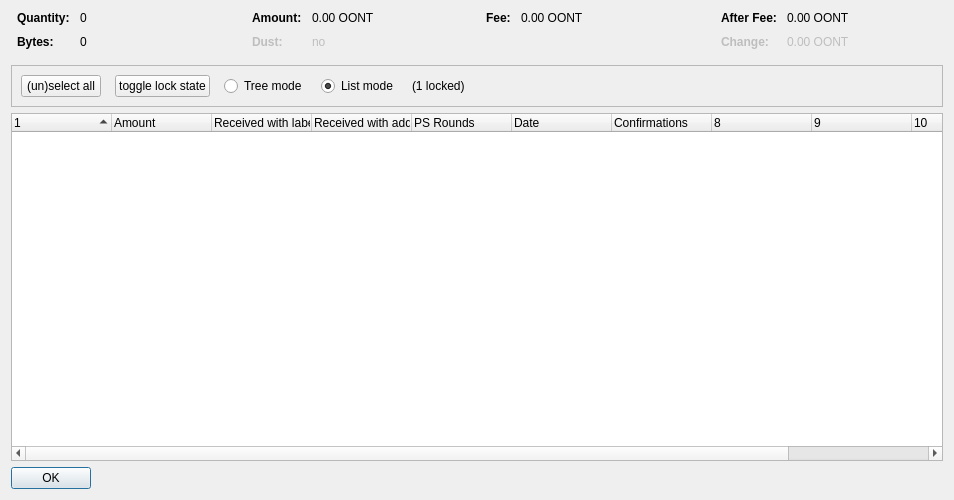
<?xml version="1.0" encoding="UTF-8"?>
<ui version="4.0">
 <class>CoinControlDialog</class>
 <widget class="QDialog" name="CoinControlDialog">
  <property name="geometry">
   <rect>
    <x>0</x>
    <y>0</y>
    <width>954</width>
    <height>500</height>
   </rect>
  </property>
  <property name="windowTitle">
   <string>Coin Selection</string>
  </property>
  <layout class="QVBoxLayout" name="verticalLayout">
   <item>
    <layout class="QHBoxLayout" name="horizontalLayoutTop" stretch="0,0,0,0">
     <property name="topMargin">
      <number>0</number>
     </property>
     <property name="bottomMargin">
      <number>10</number>
     </property>
     <item>
      <layout class="QFormLayout" name="formLayoutCoinControl1">
       <property name="horizontalSpacing">
        <number>10</number>
       </property>
       <property name="verticalSpacing">
        <number>10</number>
       </property>
       <property name="leftMargin">
        <number>6</number>
       </property>
       <property name="rightMargin">
        <number>6</number>
       </property>
       <item row="0" column="0">
        <widget class="QLabel" name="labelCoinControlQuantityText">
         <property name="font">
          <font>
           <weight>75</weight>
           <bold>true</bold>
          </font>
         </property>
         <property name="text">
          <string>Quantity:</string>
         </property>
        </widget>
       </item>
       <item row="0" column="1">
        <widget class="QLabel" name="labelCoinControlQuantity">
         <property name="cursor">
          <cursorShape>IBeamCursor</cursorShape>
         </property>
         <property name="contextMenuPolicy">
          <enum>Qt::ActionsContextMenu</enum>
         </property>
         <property name="text">
          <string notr="true">0</string>
         </property>
         <property name="textInteractionFlags">
          <set>Qt::LinksAccessibleByMouse|Qt::TextSelectableByKeyboard|Qt::TextSelectableByMouse</set>
         </property>
        </widget>
       </item>
       <item row="1" column="0">
        <widget class="QLabel" name="labelCoinControlBytesText">
         <property name="font">
          <font>
           <weight>75</weight>
           <bold>true</bold>
          </font>
         </property>
         <property name="text">
          <string>Bytes:</string>
         </property>
        </widget>
       </item>
       <item row="1" column="1">
        <widget class="QLabel" name="labelCoinControlBytes">
         <property name="cursor">
          <cursorShape>IBeamCursor</cursorShape>
         </property>
         <property name="contextMenuPolicy">
          <enum>Qt::ActionsContextMenu</enum>
         </property>
         <property name="text">
          <string notr="true">0</string>
         </property>
         <property name="textInteractionFlags">
          <set>Qt::LinksAccessibleByMouse|Qt::TextSelectableByKeyboard|Qt::TextSelectableByMouse</set>
         </property>
        </widget>
       </item>
      </layout>
     </item>
     <item>
      <layout class="QFormLayout" name="formLayoutCoinControl2">
       <property name="horizontalSpacing">
        <number>10</number>
       </property>
       <property name="verticalSpacing">
        <number>10</number>
       </property>
       <property name="leftMargin">
        <number>6</number>
       </property>
       <property name="rightMargin">
        <number>6</number>
       </property>
       <item row="0" column="0">
        <widget class="QLabel" name="labelCoinControlAmountText">
         <property name="font">
          <font>
           <weight>75</weight>
           <bold>true</bold>
          </font>
         </property>
         <property name="text">
          <string>Amount:</string>
         </property>
        </widget>
       </item>
       <item row="0" column="1">
        <widget class="QLabel" name="labelCoinControlAmount">
         <property name="cursor">
          <cursorShape>IBeamCursor</cursorShape>
         </property>
         <property name="contextMenuPolicy">
          <enum>Qt::ActionsContextMenu</enum>
         </property>
         <property name="text">
          <string notr="true">0.00 OONT</string>
         </property>
         <property name="textInteractionFlags">
          <set>Qt::LinksAccessibleByMouse|Qt::TextSelectableByKeyboard|Qt::TextSelectableByMouse</set>
         </property>
        </widget>
       </item>
       <item row="1" column="0">
        <widget class="QLabel" name="labelCoinControlLowOutputText">
         <property name="enabled">
          <bool>false</bool>
         </property>
         <property name="font">
          <font>
           <weight>75</weight>
           <bold>true</bold>
          </font>
         </property>
         <property name="text">
          <string>Dust:</string>
         </property>
        </widget>
       </item>
       <item row="1" column="1">
        <widget class="QLabel" name="labelCoinControlLowOutput">
         <property name="enabled">
          <bool>false</bool>
         </property>
         <property name="cursor">
          <cursorShape>IBeamCursor</cursorShape>
         </property>
         <property name="contextMenuPolicy">
          <enum>Qt::ActionsContextMenu</enum>
         </property>
         <property name="text">
          <string notr="true">no</string>
         </property>
         <property name="textInteractionFlags">
          <set>Qt::LinksAccessibleByMouse|Qt::TextSelectableByKeyboard|Qt::TextSelectableByMouse</set>
         </property>
        </widget>
       </item>
      </layout>
     </item>
     <item>
      <layout class="QFormLayout" name="formLayoutCoinControl3">
       <property name="horizontalSpacing">
        <number>10</number>
       </property>
       <property name="verticalSpacing">
        <number>10</number>
       </property>
       <property name="leftMargin">
        <number>6</number>
       </property>
       <property name="rightMargin">
        <number>6</number>
       </property>
       <item row="0" column="0">
        <widget class="QLabel" name="labelCoinControlFeeText">
         <property name="font">
          <font>
           <weight>75</weight>
           <bold>true</bold>
          </font>
         </property>
         <property name="text">
          <string>Fee:</string>
         </property>
        </widget>
       </item>
       <item row="0" column="1">
        <widget class="QLabel" name="labelCoinControlFee">
         <property name="cursor">
          <cursorShape>IBeamCursor</cursorShape>
         </property>
         <property name="contextMenuPolicy">
          <enum>Qt::ActionsContextMenu</enum>
         </property>
         <property name="text">
          <string notr="true">0.00 OONT</string>
         </property>
         <property name="textInteractionFlags">
          <set>Qt::LinksAccessibleByMouse|Qt::TextSelectableByKeyboard|Qt::TextSelectableByMouse</set>
         </property>
        </widget>
       </item>
      </layout>
     </item>
     <item>
      <layout class="QFormLayout" name="formLayoutCoinControl4">
       <property name="horizontalSpacing">
        <number>10</number>
       </property>
       <property name="verticalSpacing">
        <number>10</number>
       </property>
       <property name="leftMargin">
        <number>6</number>
       </property>
       <property name="rightMargin">
        <number>6</number>
       </property>
       <item row="0" column="0">
        <widget class="QLabel" name="labelCoinControlAfterFeeText">
         <property name="font">
          <font>
           <weight>75</weight>
           <bold>true</bold>
          </font>
         </property>
         <property name="text">
          <string>After Fee:</string>
         </property>
        </widget>
       </item>
       <item row="0" column="1">
        <widget class="QLabel" name="labelCoinControlAfterFee">
         <property name="cursor">
          <cursorShape>IBeamCursor</cursorShape>
         </property>
         <property name="contextMenuPolicy">
          <enum>Qt::ActionsContextMenu</enum>
         </property>
         <property name="text">
          <string notr="true">0.00 OONT</string>
         </property>
         <property name="textInteractionFlags">
          <set>Qt::LinksAccessibleByMouse|Qt::TextSelectableByKeyboard|Qt::TextSelectableByMouse</set>
         </property>
        </widget>
       </item>
       <item row="1" column="0">
        <widget class="QLabel" name="labelCoinControlChangeText">
         <property name="enabled">
          <bool>false</bool>
         </property>
         <property name="font">
          <font>
           <weight>75</weight>
           <bold>true</bold>
          </font>
         </property>
         <property name="text">
          <string>Change:</string>
         </property>
        </widget>
       </item>
       <item row="1" column="1">
        <widget class="QLabel" name="labelCoinControlChange">
         <property name="enabled">
          <bool>false</bool>
         </property>
         <property name="cursor">
          <cursorShape>IBeamCursor</cursorShape>
         </property>
         <property name="contextMenuPolicy">
          <enum>Qt::ActionsContextMenu</enum>
         </property>
         <property name="text">
          <string notr="true">0.00 OONT</string>
         </property>
         <property name="textInteractionFlags">
          <set>Qt::LinksAccessibleByMouse|Qt::TextSelectableByKeyboard|Qt::TextSelectableByMouse</set>
         </property>
        </widget>
       </item>
      </layout>
     </item>
    </layout>
   </item>
   <item>
    <widget class="QFrame" name="frame">
     <property name="minimumSize">
      <size>
       <width>0</width>
       <height>40</height>
      </size>
     </property>
     <property name="frameShape">
      <enum>QFrame::StyledPanel</enum>
     </property>
     <property name="frameShadow">
      <enum>QFrame::Sunken</enum>
     </property>
     <layout class="QHBoxLayout" name="horizontalLayout">
      <item>
       <layout class="QHBoxLayout" name="horizontalLayoutPanel" stretch="0,0,0,0,0,0">
        <property name="spacing">
         <number>14</number>
        </property>
        <item>
         <widget class="QPushButton" name="pushButtonSelectAll">
          <property name="sizePolicy">
           <sizepolicy hsizetype="Maximum" vsizetype="Fixed">
            <horstretch>0</horstretch>
            <verstretch>0</verstretch>
           </sizepolicy>
          </property>
          <property name="text">
           <string>(un)select all</string>
          </property>
          <property name="autoDefault">
           <bool>false</bool>
          </property>
         </widget>
        </item>
        <item>
         <widget class="QPushButton" name="pushButtonToggleLock">
          <property name="sizePolicy">
           <sizepolicy hsizetype="Maximum" vsizetype="Fixed">
            <horstretch>0</horstretch>
            <verstretch>0</verstretch>
           </sizepolicy>
          </property>
          <property name="text">
           <string>toggle lock state</string>
          </property>
          <property name="autoDefault">
           <bool>false</bool>
          </property>
         </widget>
        </item>
        <item>
         <widget class="QRadioButton" name="radioTreeMode">
          <property name="sizePolicy">
           <sizepolicy hsizetype="Maximum" vsizetype="Fixed">
            <horstretch>0</horstretch>
            <verstretch>0</verstretch>
           </sizepolicy>
          </property>
          <property name="text">
           <string>Tree mode</string>
          </property>
         </widget>
        </item>
        <item>
         <widget class="QRadioButton" name="radioListMode">
          <property name="sizePolicy">
           <sizepolicy hsizetype="Maximum" vsizetype="Fixed">
            <horstretch>0</horstretch>
            <verstretch>0</verstretch>
           </sizepolicy>
          </property>
          <property name="text">
           <string>List mode</string>
          </property>
          <property name="checked">
           <bool>true</bool>
          </property>
         </widget>
        </item>
        <item>
         <widget class="QLabel" name="labelLocked">
          <property name="text">
           <string>(1 locked)</string>
          </property>
         </widget>
        </item>
        <item>
         <spacer name="horizontalSpacer">
          <property name="orientation">
           <enum>Qt::Horizontal</enum>
          </property>
          <property name="sizeHint" stdset="0">
           <size>
            <width>40</width>
            <height>20</height>
           </size>
          </property>
         </spacer>
        </item>
       </layout>
      </item>
     </layout>
    </widget>
   </item>
   <item>
    <widget class="CoinControlTreeWidget" name="treeWidget">
     <property name="contextMenuPolicy">
      <enum>Qt::CustomContextMenu</enum>
     </property>
     <property name="sortingEnabled">
      <bool>false</bool>
     </property>
     <property name="columnCount">
      <number>11</number>
     </property>
     <attribute name="headerShowSortIndicator" stdset="0">
      <bool>true</bool>
     </attribute>
     <attribute name="headerStretchLastSection">
      <bool>false</bool>
     </attribute>
     <column>
      <property name="text">
       <string/>
      </property>
     </column>
     <column>
      <property name="text">
       <string>Amount</string>
      </property>
     </column>
     <column>
      <property name="text">
       <string>Received with label</string>
      </property>
     </column>
     <column>
      <property name="text">
       <string>Received with address</string>
      </property>
     </column>
     <column>
      <property name="text">
       <string>PS Rounds</string>
      </property>
     </column>
     <column>
      <property name="text">
       <string>Date</string>
      </property>
     </column>
     <column>
      <property name="text">
       <string>Confirmations</string>
      </property>
      <property name="toolTip">
       <string>Confirmed</string>
      </property>
     </column>
     <column>
      <property name="text">
       <string/>
      </property>
     </column>
     <column>
      <property name="text">
       <string/>
      </property>
     </column>
     <column>
      <property name="text">
       <string/>
      </property>
     </column>
     <column>
      <property name="text">
       <string/>
      </property>
     </column>
    </widget>
   </item>
   <item>
    <widget class="QDialogButtonBox" name="buttonBox">
     <property name="sizePolicy">
      <sizepolicy hsizetype="Maximum" vsizetype="Fixed">
       <horstretch>0</horstretch>
       <verstretch>0</verstretch>
      </sizepolicy>
     </property>
     <property name="orientation">
      <enum>Qt::Horizontal</enum>
     </property>
     <property name="standardButtons">
      <set>QDialogButtonBox::Ok</set>
     </property>
    </widget>
   </item>
  </layout>
 </widget>
 <customwidgets>
  <customwidget>
   <class>CoinControlTreeWidget</class>
   <extends>QTreeWidget</extends>
   <header>coincontroltreewidget.h</header>
  </customwidget>
 </customwidgets>
 <resources/>
 <connections/>
</ui>
